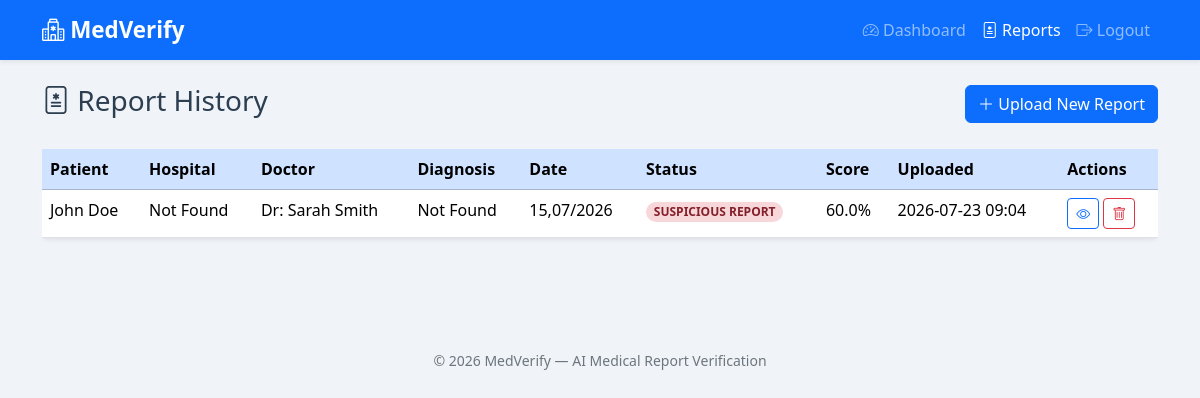
The app's page /reports (signed in) with its own data.
### models/model.py (models this page shows, shortened)
class MedicalReport(db.Model):
    __tablename__ = "medical_reports"
    id = db.Column(db.Integer, primary_key=True)
    user_id = db.Column(db.Integer, db.ForeignKey("users.id"), nullable=False)
    filename = db.Column(db.String(255), nullable=False)
    patient_name = db.Column(db.String(120), default="Not Found")
    age = db.Column(db.String(20), default="Not Found")
    gender = db.Column(db.String(20), default="Not Found")
    hospital = db.Column(db.String(200), default="Not Found")
    doctor = db.Column(db.String(120), default="Not Found")
    diagnosis = db.Column(db.Text, default="Not Found")
    medicines = db.Column(db.Text, default="Not Found")
    test_results = db.Column(db.Text, default="Not Found")
    report_date = db.Column(db.String(50), default="Not Found")
    extracted_text = db.Column(db.Text, default="")
    verification_status = db.Column(db.String(50), default="PENDING")
    confidence_score = db.Column(db.Float, default=0.0)
    created_at = db.Column(db.DateTime, default=lambda: datetime.now(timezone.utc))

### app.py (the view)
@app.route("/reports")
@login_required
def reports():
    user_reports = (
        MedicalReport.query.filter_by(user_id=current_user.id)
        .order_by(MedicalReport.created_at.desc())
        .all()
    )
    return render_template("reports.html", reports=user_reports)

### app.py (called while the page is built)
@login_manager.user_loader
def load_user(user_id):
    return db.session.get(User, int(user_id))

### templates/reports.html (shortened to what this page needs)
{% extends "base.html" %}
{% block content %}
<div class="d-flex justify-content-between align-items-center mb-4">
    <h3><i class="bi bi-file-medical"></i> Report History</h3>
    <a href="{{ url_for('dashboard') }}" class="btn btn-primary">
        <i class="bi bi-plus-lg"></i> Upload New Report
    </a>
</div>
{% if reports %}
<div class="table-responsive">
    <table class="table table-hover bg-white rounded shadow-sm">
        <thead class="table-primary">
            <tr>
                <th>Patient</th>
                <th>Hospital</th>
                <th>Doctor</th>
                <th>Diagnosis</th>
                <th>Date</th>
                <th>Status</th>
                <th>Score</th>
                <th>Uploaded</th>
                <th>Actions</th>
            </tr>
        </thead>
        <tbody>
            {% for report in reports %}
            <tr>
                <td>{{ report.patient_name }}</td>
                <td>{{ report.hospital }}</td>
                <td>{{ report.doctor }}</td>
                <td>{{ report.diagnosis[:40] }}{% if report.diagnosis|length > 40 %}...{% endif %}</td>
                <td>{{ report.report_date }}</td>
                <td>
                    <span class="badge rounded-pill {% if report.verification_status == 'VALID REPORT' %}status-valid{% else %}status-suspicious{% endif %}">
                        {{ report.verification_status }}
                    </span>
                </td>
                <td>{{ report.confidence_score }}%</td>
                <td>{{ report.created_at.strftime('%Y-%m-%d %H:%M') if report.created_at else 'N/A' }}</td>
                <td>
                    <a href="{{ url_for('report_detail', report_id=report.id) }}" class="btn btn-sm btn-outline-primary">
                        <i class="bi bi-eye"></i>
                    </a>
                    <form method="POST" action="{{ url_for('delete_report', report_id=report.id) }}" class="d-inline"
                          onsubmit="return confirm('Delete this report permanently?');">
                        <button type="submit" class="btn btn-sm btn-outline-danger">
                            <i class="bi bi-trash"></i>
                        </button>
                    </form>
                </td>
            </tr>
            {% endfor %}
        </tbody>
    </table>
</div>
{% endif %}
{% endblock %}

### static/css/style.css (style rules this page uses)
:root { --med-primary: #0d6efd; --med-success: #198754; --med-danger: #dc3545; --med-warning: #ffc107; --med-bg: #f0f4f8; --med-card: #ffffff; --med-text: #2c3e50; --med-muted: #6c757d; }
body { font-family: "Segoe UI", Tahoma, Geneva, Verdana, sans-serif; background-color: var(--med-bg); color: var(--med-text); min-height: 100vh; }
.status-suspicious { background-color: #f8d7da; color: #842029; }

### records on screen
MedicalReport: patient_name "John Doe", hospital "Not Found", doctor "Dr: Sarah Smith", diagnosis "Not Found", report_date "15,07/2026", verification_status "SUSPICIOUS REPORT", confidence_score "60.0", created_at "2026-07-23 09:04"
